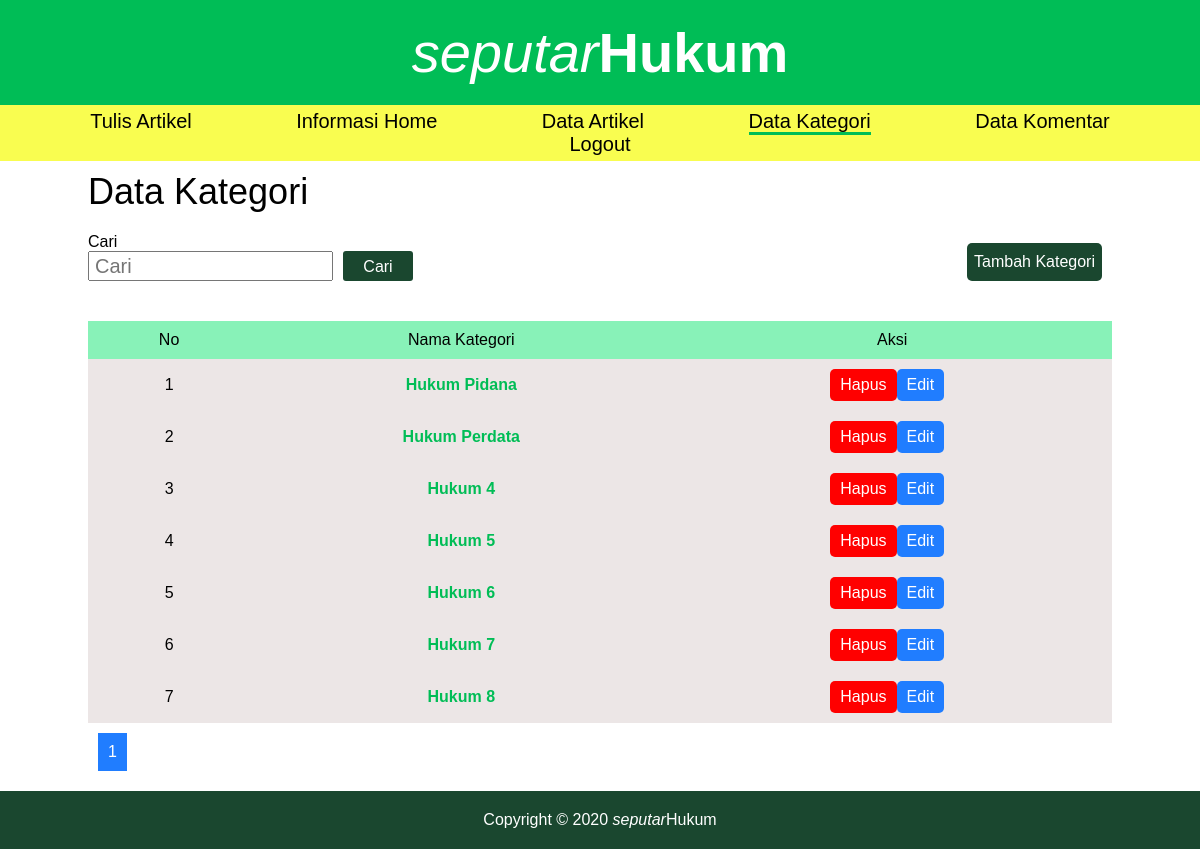
The app's page /index.php?page=data_kategori (signed in), older data.
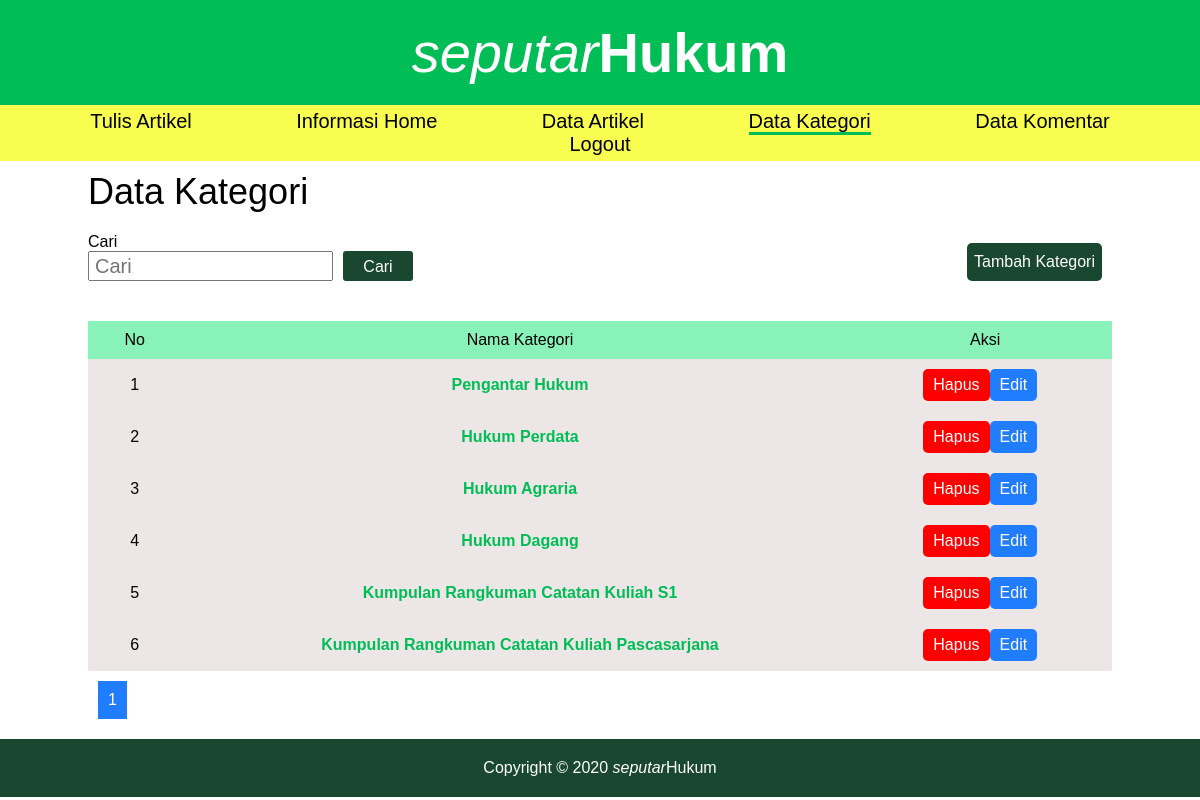
The same page, newer data.
### tables this page shows
CREATE TABLE `kategori` (
  `id_kategori` int(11) NOT NULL,
  `kategori` varchar(255) NOT NULL,
  `deskripsi` varchar(255) NOT NULL
);

### data_kategori.php (the view, shortened to what this page needs)
<?php
    $pagination = isset($_GET['pagination']) ? $_GET['pagination'] : 1;
    $cari = isset($_GET['cari']) ? $_GET['cari'] : false;
    $data_per_halaman = 10;
    $mulai_dari = ($pagination - 1) * $data_per_halaman;
?>
<div class="container">
    <h2 class='h2-header'>Data Kategori</h2>
    <div class="header-data-artikel">
        <form action="<?= BASE_URL.'index.php?page=data_kategori' ?>" method="GET">
            <div class="element-form">
                <label>Cari</label>
                <span><input type="text" name="cari" value="<?= $cari ?>" placeholder="Cari"><input type="submit" value="Cari"></span>
            </div>
        </form>
        <div class="box-tambah">
            <a href="<?= BASE_URL.'index.php?page=form_kategori&button=tambah' ?>">Tambah Kategori</a>
        </div>
    </div>
    <div class="frame-table">
        <table class='table-data'>
            <tr>
                <th>No</th>
                <th>Nama Kategori</th>
                <th>Aksi</th>
            </tr>
            <?php
                $search_url = "";
                $where = "";
                $statement = $conn->prepare("SELECT*FROM kategori $where LIMIT $mulai_dari,$data_per_halaman");
                $statement->execute();
                $result = $statement->fetchAll(PDO::FETCH_ASSOC);
                $no = 1 + $mulai_dari;
                foreach($result as $row){
                    echo "<tr>
                            <td>$no</td>
                            <td><a href='".BASE_URL."index.php?page=data_artikel&id_kategori=$row[id_kategori]&kategori=$row[kategori]' class='refer-link-green'>$row[kategori]</a></td>
                            ";
                            ?>
                            <td><a href="<?= BASE_URL.'proses/hapus_kategori.php?id_kategori='.$row['id_kategori'].'' ?>" class='button-hapus' onclick="return confirm('Apakah Anda yakin? jika anda menghapus kategori ini, maka artikel yang memiliki kategori ini akan dihapus')">Hapus</a><a href="<?= BASE_URL.'index.php?page=form_kategori&button=edit&id_kategori='.$row['id_kategori'].'' ?>" class='button-readmore'>Edit</a></td>
                            </tr>
                            <?php
                    $no++;
                }
            ?>
        </table>
        <?php
            $statementHitungKategori = $conn->prepare("SELECT*FROM kategori $where");
            $statementHitungKategori->execute();
            $resultH = $statementHitungKategori->fetchAll(PDO::FETCH_ASSOC);
            pagination($resultH,$data_per_halaman,$pagination,"index.php?page=data_kategori$search_url");
        ?>
    </div>
</div>

### function/helper.php (shortened to what this page needs)
<?php
     function pagination($resultH, $data_per_halaman, $pagination, $url){
          $totalData = count($resultH);
          $total_halaman = ceil($totalData/$data_per_halaman);
          $mulaiPagination = 1;
          $batasAkhirPagination = $total_halaman;
          for($i=$mulaiPagination;$i<=$batasAkhirPagination;$i++){
               if($pagination == $i){
                    echo "<a href='".BASE_URL."$url&pagination=$i' class='pagination-links active-pagination'>$i</a>";
               }else{
                    echo "<a href='".BASE_URL."$url&pagination=$i' class='pagination-links'>$i</a>";
               }
          }
     }
          ?>

Row changes from the older to the newer data that the page shows:
removed kategori: kategori "Hukum 7"
removed kategori: kategori "Hukum 8"
changed kategori: kategori "Hukum Pidana" → "Pengantar Hukum"
added kategori: kategori "Hukum Agraria"
changed kategori: kategori "Hukum 4" → "Hukum Dagang"
changed kategori: kategori "Hukum 5" → "Kumpulan Rangkuman Catatan Kuliah S1"
changed kategori: kategori "Hukum 6" → "Kumpulan Rangkuman Catatan Kuliah Pascasarjana"
